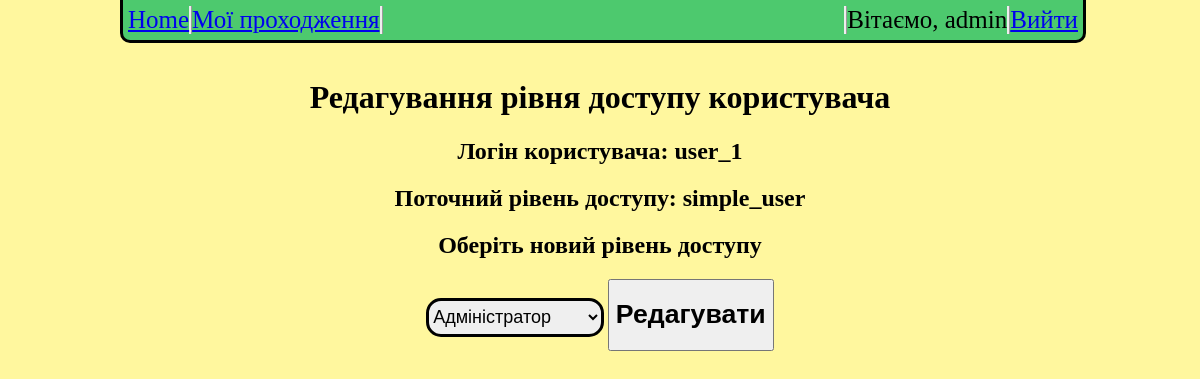
The app's page /edit_user?user_id=3 (signed in) with its own data.
### models/user.py (models this page shows, shortened)
class UserModel(db.Model, UserMixin):
    __tablename__ = "user"
    user_id = db.Column(db.Integer, primary_key=True)
    user_login = db.Column(db.String(50), nullable=False, unique=True)
    user_password = db.Column(db.String(100), nullable=False)
    user_access_level = db.Column(db.String(50), nullable=False)
    def get_id(self):
        return(self.user_id)
    @classmethod
    def find_by_id(cls, user_id):
        return UserModel.query.filter_by(user_id=user_id).first()

### app.py (the view)
@app.route('/edit_user', methods=['GET', 'POST'])
def admin_edit_user():
    editable_user_id = request.args.get('user_id')
    if request.method == 'GET':
        user = UserModel.find_by_id(request.args.get('user_id'))
        return render_template('admin_user_edit.html', user_info=user, user=UserModel(), validate_user=load_user(current_user.get_id()))
    elif request.method == 'POST':
        print(request.form.get('access_types'))
        print(request.form.get('editable_user_id'))
        user =UserModel.find_by_id(request.form.get('editable_user_id'))
        user.edit_user(request.form.get('access_types'))
        return redirect(url_for('admin_user_management'))

### app.py (called while the page is built)
@manager.user_loader
def load_user(user_id):
    return UserModel.query.get(user_id)

@app.after_request
def redirect_to_signin(response):
    if response.status_code == 401:
        return redirect(url_for('login_page') + '?next=' + request.url)
    return response

### templates/admin_user_edit.html (shortened to what this page needs)
<html>
    <head>
        <link rel="stylesheet" type="text/css" href="{{ url_for( 'static', filename='css/style.css', v=8) }}">
    </head>
    <body>
        <div class="header">
            <div class="nav_buttons">
                <div class="home_button">
                    <a href="{{url_for('index')}}">Home</a>
                </div>
                <div class="my_posts">
                    <a href="{{url_for('history')}}">Мої проходження</a>
                </div>
            </div>
            <div class="log_buttons">
                {% if validate_user != None %}
                <div class="logout">
                    <a href="{{url_for('logout')}}">Вийти</a>
                </div>
                <div class="logged_in_user">
                    Вітаємо, {{user.find_by_id(current_user.get_id()).user_login}}
                </div>
                {% endif %}
            </div>
        </div>
        <div class="name_of_results">
            <h1>Редагування рівня доступу користувача</h1>
        </div>
        <div class="edit_block">
            <div class="user_login">
                <h2>Логін користувача: {{ user_info.user_login }}</h2>
            </div>
            <div class="current_user_access_level">
                <h2>Поточний рівень доступу: {{ user_info.user_access_level }}</h2>
            </div>
            <div class="new_access_level">
                <h2>Оберіть новий рівень доступу</h2>
                <form method="POST" action="edit_user">
                <select name="access_types">
                 <option value="admin">Адміністратор</option>
                </select>
                <button type="submit" name="edit_this_user"><h1>Редагувати</h1></button>
                </form>
            </div>
        </div>
    </body>
</html>

### static/css/style.css (style rules this page uses)
body { color: black; background-color: #fff79e; }
.name_of_results { text-align: center; padding-top: 50px; }
.header { width: 80%; height: 40px; background-color: #4dc96e; border-bottom-style: solid; border-left-style: solid; border-right-style: solid; border-bottom-left-radius: 10px; border-bottom-right-radius: 10px; position: fixed; top: 0px; left: 10%; z-index: 9999; }
.nav_buttons { display: inline; float: left; margin-top: 6px; margin-left: 5px; font-size: 25px; text-align: center; }
.home_button { width: max-content; border-right-style: ridge; display: inline; float: left; }
.my_posts { width: max-content; border-right-style: ridge; float: left; display: inline; }
.log_buttons { display: inline; float: right; margin-top: 6px; margin-right: 5px; text-align: center; font-size: 25px; }
.logged_in_user { float: right; border-left-style: ridge; }
.logout { float: right; border-left-style: ridge; }
.edit_block { text-align: center; }
.new_access_level select { width: 15%; height: 5%; font-size: large; border-radius: 15px; border-width: 3px; border-color: black; }

### records on screen
UserModel: find_by_id "admin"
UserModel: user_login "user_1", user_access_level "simple_user"
